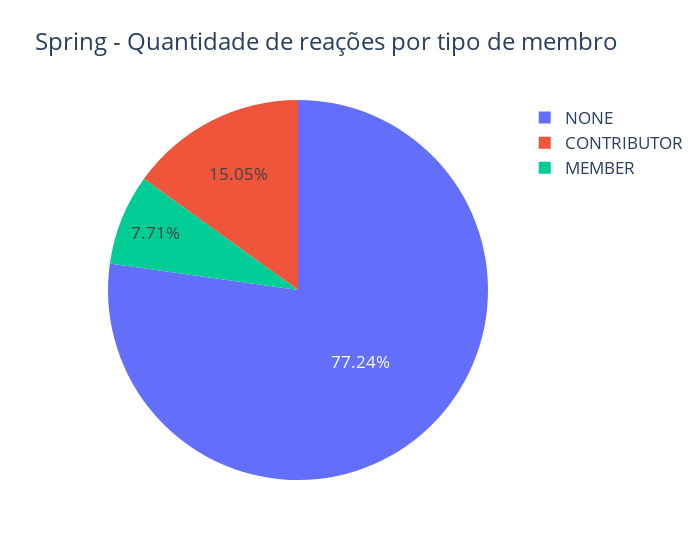

Here is the notebook cell this chart was saved with:
### Markdown cell above
##### PROPORÇÃO TOTAL DE REAÇÕES POR TIPO DE USUÁRIO

### Code cell
frame = pd.DataFrame(df[Tables.REACTIONS]['author_association'].value_counts(), columns=['author_association'])
fig = px.pie(frame, values='author_association', names=frame.index, title='Spring - Quantidade de reações por tipo de membro')
fig.update_layout(width=700.0, template='plotly_white', font=dict(size=17))
fig.update_traces(texttemplate="%{percent:.2%}")
fig.show()
# save_pdf('spring_reactions_member_type.pdf', fig)

### Figure 1 — Plotly figure (JSON) as saved in the notebook; plotly's stock layout.template omitted (floating-point values rounded to 4 significant figures)
{"data": [{"domain": {"x": [0.0, 1.0], "y": [0.0, 1.0]}, "hovertemplate": "index=%{label}<br>author_association=%{value}<extra></extra>", "labels": ["NONE", "CONTRIBUTOR", "MEMBER"], "legendgroup": "", "name": "", "showlegend": true, "values": [24117, 4699, 2409], "type": "pie", "texttemplate": "%{percent:.2%}"}], "layout": {"legend": {"tracegroupgap": 0}, "title": {"text": "Spring - Quantidade de reações por tipo de membro"}, "font": {"size": 17}, "width": 700.0}}
